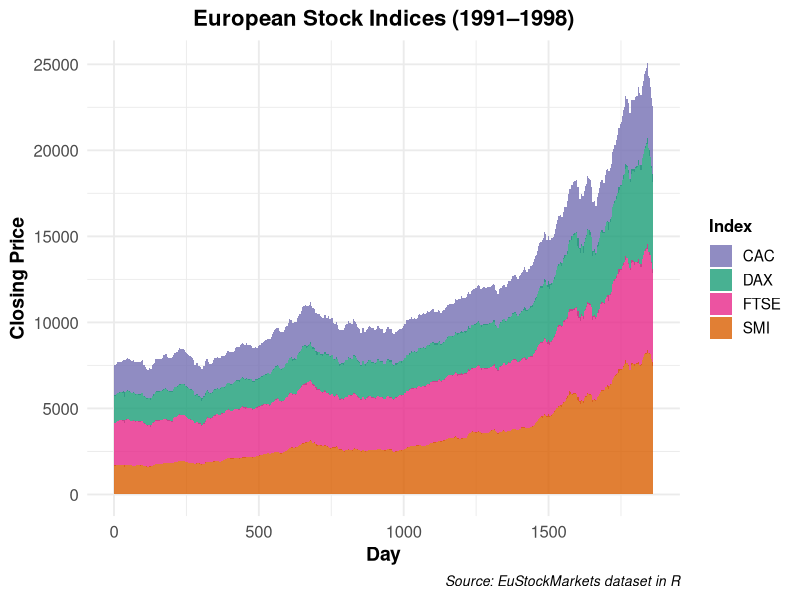

R code for this plot:
#Import libraries
library(tidyverse)

#Import data
data("EuStockMarkets")
df <- as.data.frame(EuStockMarkets)
df$Day <- as.numeric(1:nrow(df))

#Transform data for stacked area chart
df_long <- df %>%
  pivot_longer(cols = c(DAX, SMI, CAC, FTSE),
               names_to = "Index",
               values_to = "Price")

#Create stacked area chart
ggplot(df_long, aes(x = Day, y = Price, fill = Index)) +
  geom_area(alpha = 0.8) +                                   #stacked area with transparency
  scale_fill_manual(values = c("DAX" = "#1b9e77",            #custom colors
                               "SMI" = "#d95f02",
                               "CAC" = "#7570b3",
                               "FTSE"= "#e7298a")) +
  labs(
    title = "European Stock Indices (1991–1998)",                           #title
    x = "Day",                                                              #x-axis label
    y = "Closing Price",                                                    #y-axis label
    fill = "Index",                                                         #legend
    caption = "Source: EuStockMarkets dataset in R"                         #caption
  ) +
  theme_minimal(base_size = 14) +
  theme(
    plot.title = element_text(face = "bold", hjust = 0.5, size = 16),       #title style
    axis.title = element_text(face = "bold"),                               #axis style
    axis.text = element_text(size = 12),                                    #axis tick style
    legend.title = element_text(face = "bold", size = 12),                  #legend style
    legend.text = element_text(size = 11),                                  #legend text style
    plot.caption = element_text(size = 10, face = "italic", hjust = 1)      #caption style
  )
